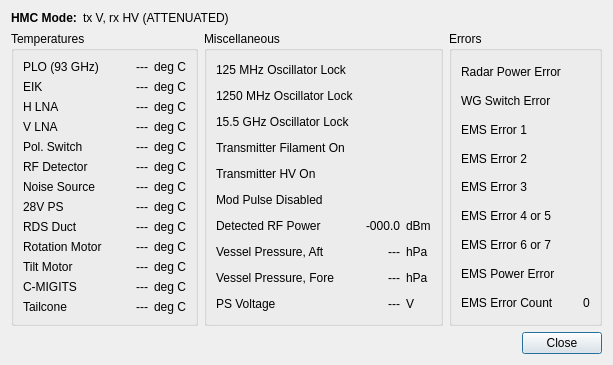
<?xml version="1.0" encoding="UTF-8"?>
<ui version="4.0">
 <class>Pmc730Details</class>
 <widget class="QDialog" name="Pmc730Details">
  <property name="geometry">
   <rect>
    <x>0</x>
    <y>0</y>
    <width>613</width>
    <height>347</height>
   </rect>
  </property>
  <property name="windowTitle">
   <string>PMC-730 Details</string>
  </property>
  <layout class="QVBoxLayout" name="verticalLayout">
   <item>
    <widget class="QWidget" name="hmcModeBox" native="true">
     <layout class="QHBoxLayout" name="horizontalLayout_2">
      <property name="margin">
       <number>0</number>
      </property>
      <item>
       <widget class="QLabel" name="hmcModeLabel">
        <property name="sizePolicy">
         <sizepolicy hsizetype="Minimum" vsizetype="Preferred">
          <horstretch>0</horstretch>
          <verstretch>0</verstretch>
         </sizepolicy>
        </property>
        <property name="text">
         <string>&lt;b&gt;HMC Mode:&lt;/b&gt;</string>
        </property>
        <property name="alignment">
         <set>Qt::AlignLeading|Qt::AlignLeft|Qt::AlignVCenter</set>
        </property>
       </widget>
      </item>
      <item>
       <widget class="QLabel" name="hmcModeValue">
        <property name="sizePolicy">
         <sizepolicy hsizetype="MinimumExpanding" vsizetype="Preferred">
          <horstretch>0</horstretch>
          <verstretch>0</verstretch>
         </sizepolicy>
        </property>
        <property name="minimumSize">
         <size>
          <width>170</width>
          <height>0</height>
         </size>
        </property>
        <property name="text">
         <string>tx V, rx HV (ATTENUATED)</string>
        </property>
        <property name="alignment">
         <set>Qt::AlignLeading|Qt::AlignLeft|Qt::AlignVCenter</set>
        </property>
       </widget>
      </item>
     </layout>
    </widget>
   </item>
   <item>
    <widget class="QWidget" name="hBox" native="true">
     <layout class="QHBoxLayout" name="horizontalLayout">
      <property name="margin">
       <number>0</number>
      </property>
      <item>
       <widget class="QGroupBox" name="tempBox">
        <property name="title">
         <string>Temperatures</string>
        </property>
        <layout class="QGridLayout" name="gridLayout_3">
         <item row="0" column="2">
          <widget class="QLabel" name="ploTempValue">
           <property name="minimumSize">
            <size>
             <width>40</width>
             <height>0</height>
            </size>
           </property>
           <property name="text">
            <string>---</string>
           </property>
           <property name="alignment">
            <set>Qt::AlignRight|Qt::AlignTrailing|Qt::AlignVCenter</set>
           </property>
          </widget>
         </item>
         <item row="10" column="1">
          <widget class="QLabel" name="rdsDuctTempLabel">
           <property name="text">
            <string>RDS Duct</string>
           </property>
           <property name="alignment">
            <set>Qt::AlignLeading|Qt::AlignLeft|Qt::AlignVCenter</set>
           </property>
          </widget>
         </item>
         <item row="4" column="1">
          <widget class="QLabel" name="vLnaTempLabel">
           <property name="text">
            <string>V LNA</string>
           </property>
           <property name="alignment">
            <set>Qt::AlignLeading|Qt::AlignLeft|Qt::AlignVCenter</set>
           </property>
          </widget>
         </item>
         <item row="6" column="1">
          <widget class="QLabel" name="polSwitchTempLabel">
           <property name="text">
            <string>Pol. Switch</string>
           </property>
           <property name="alignment">
            <set>Qt::AlignLeading|Qt::AlignLeft|Qt::AlignVCenter</set>
           </property>
          </widget>
         </item>
         <item row="7" column="1">
          <widget class="QLabel" name="rfDetectorTempLabel">
           <property name="text">
            <string>RF Detector</string>
           </property>
           <property name="alignment">
            <set>Qt::AlignLeading|Qt::AlignLeft|Qt::AlignVCenter</set>
           </property>
          </widget>
         </item>
         <item row="9" column="1">
          <widget class="QLabel" name="ps28VTempLabel">
           <property name="text">
            <string>28V PS</string>
           </property>
           <property name="alignment">
            <set>Qt::AlignLeading|Qt::AlignLeft|Qt::AlignVCenter</set>
           </property>
          </widget>
         </item>
         <item row="0" column="1">
          <widget class="QLabel" name="ploTempLabel">
           <property name="text">
            <string>PLO (93 GHz)</string>
           </property>
           <property name="alignment">
            <set>Qt::AlignLeading|Qt::AlignLeft|Qt::AlignVCenter</set>
           </property>
          </widget>
         </item>
         <item row="8" column="1">
          <widget class="QLabel" name="noiseSourceTempLabel">
           <property name="text">
            <string>Noise Source</string>
           </property>
           <property name="alignment">
            <set>Qt::AlignLeading|Qt::AlignLeft|Qt::AlignVCenter</set>
           </property>
          </widget>
         </item>
         <item row="2" column="1">
          <widget class="QLabel" name="eikTempLabel">
           <property name="text">
            <string>EIK</string>
           </property>
           <property name="alignment">
            <set>Qt::AlignLeading|Qt::AlignLeft|Qt::AlignVCenter</set>
           </property>
          </widget>
         </item>
         <item row="11" column="1">
          <widget class="QLabel" name="rotMotorTempLabel">
           <property name="text">
            <string>Rotation Motor</string>
           </property>
           <property name="alignment">
            <set>Qt::AlignLeading|Qt::AlignLeft|Qt::AlignVCenter</set>
           </property>
          </widget>
         </item>
         <item row="12" column="1">
          <widget class="QLabel" name="tiltMotorTempLabel">
           <property name="text">
            <string>Tilt Motor</string>
           </property>
           <property name="alignment">
            <set>Qt::AlignLeading|Qt::AlignLeft|Qt::AlignVCenter</set>
           </property>
          </widget>
         </item>
         <item row="13" column="1">
          <widget class="QLabel" name="cmigitsTempLabel">
           <property name="text">
            <string>C-MIGITS</string>
           </property>
           <property name="alignment">
            <set>Qt::AlignLeading|Qt::AlignLeft|Qt::AlignVCenter</set>
           </property>
          </widget>
         </item>
         <item row="14" column="1">
          <widget class="QLabel" name="tailconeTempLabel">
           <property name="text">
            <string>Tailcone</string>
           </property>
           <property name="alignment">
            <set>Qt::AlignLeading|Qt::AlignLeft|Qt::AlignVCenter</set>
           </property>
          </widget>
         </item>
         <item row="2" column="2">
          <widget class="QLabel" name="eikTempValue">
           <property name="text">
            <string>---</string>
           </property>
           <property name="alignment">
            <set>Qt::AlignRight|Qt::AlignTrailing|Qt::AlignVCenter</set>
           </property>
          </widget>
         </item>
         <item row="4" column="2">
          <widget class="QLabel" name="vLnaTempValue">
           <property name="text">
            <string>---</string>
           </property>
           <property name="alignment">
            <set>Qt::AlignRight|Qt::AlignTrailing|Qt::AlignVCenter</set>
           </property>
          </widget>
         </item>
         <item row="6" column="2">
          <widget class="QLabel" name="polSwitchTempValue">
           <property name="text">
            <string>---</string>
           </property>
           <property name="alignment">
            <set>Qt::AlignRight|Qt::AlignTrailing|Qt::AlignVCenter</set>
           </property>
          </widget>
         </item>
         <item row="7" column="2">
          <widget class="QLabel" name="rfDetectorTempValue">
           <property name="text">
            <string>---</string>
           </property>
           <property name="alignment">
            <set>Qt::AlignRight|Qt::AlignTrailing|Qt::AlignVCenter</set>
           </property>
          </widget>
         </item>
         <item row="8" column="2">
          <widget class="QLabel" name="noiseSourceTempValue">
           <property name="text">
            <string>---</string>
           </property>
           <property name="alignment">
            <set>Qt::AlignRight|Qt::AlignTrailing|Qt::AlignVCenter</set>
           </property>
          </widget>
         </item>
         <item row="9" column="2">
          <widget class="QLabel" name="ps28VTempValue">
           <property name="text">
            <string>---</string>
           </property>
           <property name="alignment">
            <set>Qt::AlignRight|Qt::AlignTrailing|Qt::AlignVCenter</set>
           </property>
          </widget>
         </item>
         <item row="10" column="2">
          <widget class="QLabel" name="rdsDuctTempValue">
           <property name="text">
            <string>---</string>
           </property>
           <property name="alignment">
            <set>Qt::AlignRight|Qt::AlignTrailing|Qt::AlignVCenter</set>
           </property>
          </widget>
         </item>
         <item row="11" column="2">
          <widget class="QLabel" name="rotMotorTempValue">
           <property name="text">
            <string>---</string>
           </property>
           <property name="alignment">
            <set>Qt::AlignRight|Qt::AlignTrailing|Qt::AlignVCenter</set>
           </property>
          </widget>
         </item>
         <item row="12" column="2">
          <widget class="QLabel" name="tiltMotorTempValue">
           <property name="text">
            <string>---</string>
           </property>
           <property name="alignment">
            <set>Qt::AlignRight|Qt::AlignTrailing|Qt::AlignVCenter</set>
           </property>
          </widget>
         </item>
         <item row="13" column="2">
          <widget class="QLabel" name="cmigitsTempValue">
           <property name="text">
            <string>---</string>
           </property>
           <property name="alignment">
            <set>Qt::AlignRight|Qt::AlignTrailing|Qt::AlignVCenter</set>
           </property>
          </widget>
         </item>
         <item row="14" column="2">
          <widget class="QLabel" name="tailconeTempValue">
           <property name="text">
            <string>---</string>
           </property>
           <property name="alignment">
            <set>Qt::AlignRight|Qt::AlignTrailing|Qt::AlignVCenter</set>
           </property>
          </widget>
         </item>
         <item row="3" column="1">
          <widget class="QLabel" name="hLnaTempLabel">
           <property name="text">
            <string>H LNA</string>
           </property>
           <property name="alignment">
            <set>Qt::AlignLeading|Qt::AlignLeft|Qt::AlignVCenter</set>
           </property>
          </widget>
         </item>
         <item row="3" column="2">
          <widget class="QLabel" name="hLnaTempValue">
           <property name="text">
            <string>---</string>
           </property>
           <property name="alignment">
            <set>Qt::AlignRight|Qt::AlignTrailing|Qt::AlignVCenter</set>
           </property>
          </widget>
         </item>
         <item row="0" column="3">
          <widget class="QLabel" name="ploTempUnits">
           <property name="text">
            <string>deg C</string>
           </property>
          </widget>
         </item>
         <item row="2" column="3">
          <widget class="QLabel" name="eikTempUnits">
           <property name="text">
            <string>deg C</string>
           </property>
          </widget>
         </item>
         <item row="3" column="3">
          <widget class="QLabel" name="hLnaTempUnits">
           <property name="text">
            <string>deg C</string>
           </property>
          </widget>
         </item>
         <item row="4" column="3">
          <widget class="QLabel" name="vLnaTempUnits">
           <property name="text">
            <string>deg C</string>
           </property>
          </widget>
         </item>
         <item row="6" column="3">
          <widget class="QLabel" name="polSwitchTempUnits">
           <property name="text">
            <string>deg C</string>
           </property>
          </widget>
         </item>
         <item row="7" column="3">
          <widget class="QLabel" name="rfDetectorTempUnits">
           <property name="text">
            <string>deg C</string>
           </property>
          </widget>
         </item>
         <item row="8" column="3">
          <widget class="QLabel" name="noiseSourceTempUnits">
           <property name="text">
            <string>deg C</string>
           </property>
          </widget>
         </item>
         <item row="9" column="3">
          <widget class="QLabel" name="ps28VTempUnits">
           <property name="text">
            <string>deg C</string>
           </property>
          </widget>
         </item>
         <item row="10" column="3">
          <widget class="QLabel" name="rdsDuctTempUnits">
           <property name="text">
            <string>deg C</string>
           </property>
          </widget>
         </item>
         <item row="11" column="3">
          <widget class="QLabel" name="rotMotorTempUnits">
           <property name="text">
            <string>deg C</string>
           </property>
          </widget>
         </item>
         <item row="12" column="3">
          <widget class="QLabel" name="tiltMotorTempUnits">
           <property name="text">
            <string>deg C</string>
           </property>
          </widget>
         </item>
         <item row="13" column="3">
          <widget class="QLabel" name="cmigitsTempUnits">
           <property name="text">
            <string>deg C</string>
           </property>
          </widget>
         </item>
         <item row="14" column="3">
          <widget class="QLabel" name="tailconeTempUnits">
           <property name="text">
            <string>deg C</string>
           </property>
          </widget>
         </item>
        </layout>
       </widget>
      </item>
      <item>
       <widget class="QGroupBox" name="miscBox">
        <property name="title">
         <string>Miscellaneous</string>
        </property>
        <layout class="QGridLayout" name="gridLayout_5">
         <item row="13" column="2">
          <widget class="QLabel" name="psVoltageLabel">
           <property name="sizePolicy">
            <sizepolicy hsizetype="MinimumExpanding" vsizetype="Preferred">
             <horstretch>0</horstretch>
             <verstretch>0</verstretch>
            </sizepolicy>
           </property>
           <property name="text">
            <string>PS Voltage</string>
           </property>
           <property name="alignment">
            <set>Qt::AlignLeading|Qt::AlignLeft|Qt::AlignVCenter</set>
           </property>
          </widget>
         </item>
         <item row="3" column="2">
          <widget class="QLabel" name="filamentOnLabel">
           <property name="text">
            <string>Transmitter Filament On</string>
           </property>
           <property name="alignment">
            <set>Qt::AlignLeading|Qt::AlignLeft|Qt::AlignVCenter</set>
           </property>
          </widget>
         </item>
         <item row="6" column="2">
          <widget class="QLabel" name="rfPowerLabel">
           <property name="sizePolicy">
            <sizepolicy hsizetype="MinimumExpanding" vsizetype="Preferred">
             <horstretch>0</horstretch>
             <verstretch>0</verstretch>
            </sizepolicy>
           </property>
           <property name="text">
            <string>Detected RF Power</string>
           </property>
           <property name="alignment">
            <set>Qt::AlignLeading|Qt::AlignLeft|Qt::AlignVCenter</set>
           </property>
          </widget>
         </item>
         <item row="0" column="3">
          <widget class="QLabel" name="locked125MHzIcon">
           <property name="sizePolicy">
            <sizepolicy hsizetype="Preferred" vsizetype="Preferred">
             <horstretch>0</horstretch>
             <verstretch>0</verstretch>
            </sizepolicy>
           </property>
           <property name="text">
            <string/>
           </property>
           <property name="pixmap">
            <pixmap resource="HcrGuiMainWindow.qrc">:/greenLED_off.png</pixmap>
           </property>
           <property name="alignment">
            <set>Qt::AlignRight|Qt::AlignTrailing|Qt::AlignVCenter</set>
           </property>
          </widget>
         </item>
         <item row="7" column="2">
          <widget class="QLabel" name="vesselPresAftLabel">
           <property name="sizePolicy">
            <sizepolicy hsizetype="MinimumExpanding" vsizetype="Preferred">
             <horstretch>0</horstretch>
             <verstretch>0</verstretch>
            </sizepolicy>
           </property>
           <property name="text">
            <string>Vessel Pressure, Aft</string>
           </property>
           <property name="alignment">
            <set>Qt::AlignLeading|Qt::AlignLeft|Qt::AlignVCenter</set>
           </property>
          </widget>
         </item>
         <item row="2" column="2">
          <widget class="QLabel" name="locked15_5GHzLabel">
           <property name="sizePolicy">
            <sizepolicy hsizetype="MinimumExpanding" vsizetype="Preferred">
             <horstretch>0</horstretch>
             <verstretch>0</verstretch>
            </sizepolicy>
           </property>
           <property name="text">
            <string>15.5 GHz Oscillator Lock</string>
           </property>
           <property name="alignment">
            <set>Qt::AlignLeading|Qt::AlignLeft|Qt::AlignVCenter</set>
           </property>
          </widget>
         </item>
         <item row="1" column="2">
          <widget class="QLabel" name="locked1250MHzLabel">
           <property name="sizePolicy">
            <sizepolicy hsizetype="MinimumExpanding" vsizetype="Preferred">
             <horstretch>0</horstretch>
             <verstretch>0</verstretch>
            </sizepolicy>
           </property>
           <property name="text">
            <string>1250 MHz Oscillator Lock</string>
           </property>
           <property name="alignment">
            <set>Qt::AlignLeading|Qt::AlignLeft|Qt::AlignVCenter</set>
           </property>
          </widget>
         </item>
         <item row="7" column="3">
          <widget class="QLabel" name="vesselPresAftValue">
           <property name="text">
            <string>---</string>
           </property>
           <property name="alignment">
            <set>Qt::AlignRight|Qt::AlignTrailing|Qt::AlignVCenter</set>
           </property>
          </widget>
         </item>
         <item row="2" column="3">
          <widget class="QLabel" name="locked15_5GHzIcon">
           <property name="text">
            <string/>
           </property>
           <property name="pixmap">
            <pixmap resource="HcrGuiMainWindow.qrc">:/greenLED_off.png</pixmap>
           </property>
           <property name="alignment">
            <set>Qt::AlignRight|Qt::AlignTrailing|Qt::AlignVCenter</set>
           </property>
          </widget>
         </item>
         <item row="6" column="3">
          <widget class="QLabel" name="rfPowerValue">
           <property name="minimumSize">
            <size>
             <width>40</width>
             <height>0</height>
            </size>
           </property>
           <property name="text">
            <string>-000.0</string>
           </property>
           <property name="alignment">
            <set>Qt::AlignRight|Qt::AlignTrailing|Qt::AlignVCenter</set>
           </property>
          </widget>
         </item>
         <item row="8" column="2">
          <widget class="QLabel" name="vesselPresForeLabel">
           <property name="sizePolicy">
            <sizepolicy hsizetype="MinimumExpanding" vsizetype="Preferred">
             <horstretch>0</horstretch>
             <verstretch>0</verstretch>
            </sizepolicy>
           </property>
           <property name="text">
            <string>Vessel Pressure, Fore</string>
           </property>
           <property name="alignment">
            <set>Qt::AlignLeading|Qt::AlignLeft|Qt::AlignVCenter</set>
           </property>
          </widget>
         </item>
         <item row="8" column="3">
          <widget class="QLabel" name="vesselPresForeValue">
           <property name="text">
            <string>---</string>
           </property>
           <property name="alignment">
            <set>Qt::AlignRight|Qt::AlignTrailing|Qt::AlignVCenter</set>
           </property>
          </widget>
         </item>
         <item row="0" column="2">
          <widget class="QLabel" name="locked125MHzLabel">
           <property name="sizePolicy">
            <sizepolicy hsizetype="MinimumExpanding" vsizetype="Preferred">
             <horstretch>0</horstretch>
             <verstretch>0</verstretch>
            </sizepolicy>
           </property>
           <property name="text">
            <string>125 MHz Oscillator Lock</string>
           </property>
           <property name="alignment">
            <set>Qt::AlignLeading|Qt::AlignLeft|Qt::AlignVCenter</set>
           </property>
          </widget>
         </item>
         <item row="13" column="3">
          <widget class="QLabel" name="psVoltageValue">
           <property name="text">
            <string>---</string>
           </property>
           <property name="alignment">
            <set>Qt::AlignRight|Qt::AlignTrailing|Qt::AlignVCenter</set>
           </property>
          </widget>
         </item>
         <item row="1" column="3">
          <widget class="QLabel" name="locked1250MHzIcon">
           <property name="text">
            <string/>
           </property>
           <property name="pixmap">
            <pixmap resource="HcrGuiMainWindow.qrc">:/greenLED_off.png</pixmap>
           </property>
           <property name="alignment">
            <set>Qt::AlignRight|Qt::AlignTrailing|Qt::AlignVCenter</set>
           </property>
          </widget>
         </item>
         <item row="4" column="2">
          <widget class="QLabel" name="hvOnLabel">
           <property name="text">
            <string>Transmitter HV On</string>
           </property>
           <property name="alignment">
            <set>Qt::AlignLeading|Qt::AlignLeft|Qt::AlignVCenter</set>
           </property>
          </widget>
         </item>
         <item row="5" column="2">
          <widget class="QLabel" name="modPulseDisabledLabel">
           <property name="text">
            <string>Mod Pulse Disabled</string>
           </property>
           <property name="alignment">
            <set>Qt::AlignLeading|Qt::AlignLeft|Qt::AlignVCenter</set>
           </property>
          </widget>
         </item>
         <item row="5" column="3">
          <widget class="QLabel" name="modPulseDisabledIcon">
           <property name="text">
            <string/>
           </property>
           <property name="pixmap">
            <pixmap resource="HcrGuiMainWindow.qrc">:/greenLED_off.png</pixmap>
           </property>
           <property name="alignment">
            <set>Qt::AlignRight|Qt::AlignTrailing|Qt::AlignVCenter</set>
           </property>
          </widget>
         </item>
         <item row="4" column="3">
          <widget class="QLabel" name="hvOnIcon">
           <property name="text">
            <string/>
           </property>
           <property name="pixmap">
            <pixmap resource="HcrGuiMainWindow.qrc">:/greenLED_off.png</pixmap>
           </property>
           <property name="alignment">
            <set>Qt::AlignRight|Qt::AlignTrailing|Qt::AlignVCenter</set>
           </property>
          </widget>
         </item>
         <item row="3" column="3">
          <widget class="QLabel" name="filamentOnIcon">
           <property name="text">
            <string/>
           </property>
           <property name="pixmap">
            <pixmap resource="HcrGuiMainWindow.qrc">:/greenLED_off.png</pixmap>
           </property>
           <property name="alignment">
            <set>Qt::AlignRight|Qt::AlignTrailing|Qt::AlignVCenter</set>
           </property>
          </widget>
         </item>
         <item row="6" column="4">
          <widget class="QLabel" name="rfPowerUnits">
           <property name="text">
            <string>dBm</string>
           </property>
          </widget>
         </item>
         <item row="7" column="4">
          <widget class="QLabel" name="vesselPresAftUnits">
           <property name="text">
            <string>hPa</string>
           </property>
          </widget>
         </item>
         <item row="8" column="4">
          <widget class="QLabel" name="vesselPresForeUnits">
           <property name="text">
            <string>hPa</string>
           </property>
          </widget>
         </item>
         <item row="13" column="4">
          <widget class="QLabel" name="label_4">
           <property name="text">
            <string>V</string>
           </property>
          </widget>
         </item>
        </layout>
       </widget>
      </item>
      <item>
       <widget class="QGroupBox" name="errorBox">
        <property name="title">
         <string>Errors</string>
        </property>
        <layout class="QGridLayout" name="gridLayout">
         <item row="0" column="2">
          <widget class="QLabel" name="radarPowerErrorLabel">
           <property name="sizePolicy">
            <sizepolicy hsizetype="MinimumExpanding" vsizetype="Preferred">
             <horstretch>0</horstretch>
             <verstretch>0</verstretch>
            </sizepolicy>
           </property>
           <property name="text">
            <string>Radar Power Error</string>
           </property>
           <property name="alignment">
            <set>Qt::AlignLeading|Qt::AlignLeft|Qt::AlignVCenter</set>
           </property>
          </widget>
         </item>
         <item row="1" column="2">
          <widget class="QLabel" name="wgSwichErrorLabel">
           <property name="sizePolicy">
            <sizepolicy hsizetype="MinimumExpanding" vsizetype="Preferred">
             <horstretch>0</horstretch>
             <verstretch>0</verstretch>
            </sizepolicy>
           </property>
           <property name="text">
            <string>WG Switch Error</string>
           </property>
           <property name="alignment">
            <set>Qt::AlignLeading|Qt::AlignLeft|Qt::AlignVCenter</set>
           </property>
          </widget>
         </item>
         <item row="3" column="2">
          <widget class="QLabel" name="emsError2Label">
           <property name="sizePolicy">
            <sizepolicy hsizetype="MinimumExpanding" vsizetype="Preferred">
             <horstretch>0</horstretch>
             <verstretch>0</verstretch>
            </sizepolicy>
           </property>
           <property name="text">
            <string>EMS Error 2</string>
           </property>
           <property name="alignment">
            <set>Qt::AlignLeading|Qt::AlignLeft|Qt::AlignVCenter</set>
           </property>
          </widget>
         </item>
         <item row="8" column="2">
          <widget class="QLabel" name="emsErrorCountLabel">
           <property name="sizePolicy">
            <sizepolicy hsizetype="MinimumExpanding" vsizetype="Preferred">
             <horstretch>0</horstretch>
             <verstretch>0</verstretch>
            </sizepolicy>
           </property>
           <property name="text">
            <string>EMS Error Count</string>
           </property>
           <property name="alignment">
            <set>Qt::AlignLeading|Qt::AlignLeft|Qt::AlignVCenter</set>
           </property>
          </widget>
         </item>
         <item row="2" column="2">
          <widget class="QLabel" name="emsError1Label">
           <property name="sizePolicy">
            <sizepolicy hsizetype="MinimumExpanding" vsizetype="Preferred">
             <horstretch>0</horstretch>
             <verstretch>0</verstretch>
            </sizepolicy>
           </property>
           <property name="text">
            <string>EMS Error 1</string>
           </property>
           <property name="alignment">
            <set>Qt::AlignLeading|Qt::AlignLeft|Qt::AlignVCenter</set>
           </property>
          </widget>
         </item>
         <item row="7" column="2">
          <widget class="QLabel" name="emsPowerErrorLabel">
           <property name="sizePolicy">
            <sizepolicy hsizetype="MinimumExpanding" vsizetype="Preferred">
             <horstretch>0</horstretch>
             <verstretch>0</verstretch>
            </sizepolicy>
           </property>
           <property name="text">
            <string>EMS Power Error</string>
           </property>
           <property name="alignment">
            <set>Qt::AlignLeading|Qt::AlignLeft|Qt::AlignVCenter</set>
           </property>
          </widget>
         </item>
         <item row="6" column="2">
          <widget class="QLabel" name="emsError6Or7Label">
           <property name="sizePolicy">
            <sizepolicy hsizetype="MinimumExpanding" vsizetype="Preferred">
             <horstretch>0</horstretch>
             <verstretch>0</verstretch>
            </sizepolicy>
           </property>
           <property name="text">
            <string>EMS Error 6 or 7</string>
           </property>
           <property name="alignment">
            <set>Qt::AlignLeading|Qt::AlignLeft|Qt::AlignVCenter</set>
           </property>
          </widget>
         </item>
         <item row="5" column="2">
          <widget class="QLabel" name="emsError4Or5Label">
           <property name="sizePolicy">
            <sizepolicy hsizetype="MinimumExpanding" vsizetype="Preferred">
             <horstretch>0</horstretch>
             <verstretch>0</verstretch>
            </sizepolicy>
           </property>
           <property name="text">
            <string>EMS Error 4 or 5</string>
           </property>
           <property name="alignment">
            <set>Qt::AlignLeading|Qt::AlignLeft|Qt::AlignVCenter</set>
           </property>
          </widget>
         </item>
         <item row="4" column="2">
          <widget class="QLabel" name="emsError3Label">
           <property name="sizePolicy">
            <sizepolicy hsizetype="MinimumExpanding" vsizetype="Preferred">
             <horstretch>0</horstretch>
             <verstretch>0</verstretch>
            </sizepolicy>
           </property>
           <property name="text">
            <string>EMS Error 3</string>
           </property>
           <property name="alignment">
            <set>Qt::AlignLeading|Qt::AlignLeft|Qt::AlignVCenter</set>
           </property>
          </widget>
         </item>
         <item row="0" column="3">
          <widget class="QLabel" name="radarPowerErrorIcon">
           <property name="sizePolicy">
            <sizepolicy hsizetype="Preferred" vsizetype="Preferred">
             <horstretch>0</horstretch>
             <verstretch>0</verstretch>
            </sizepolicy>
           </property>
           <property name="text">
            <string/>
           </property>
           <property name="pixmap">
            <pixmap resource="HcrGuiMainWindow.qrc">:/greenLED_off.png</pixmap>
           </property>
          </widget>
         </item>
         <item row="1" column="3">
          <widget class="QLabel" name="wgSwitchErrorIcon">
           <property name="sizePolicy">
            <sizepolicy hsizetype="Preferred" vsizetype="Preferred">
             <horstretch>0</horstretch>
             <verstretch>0</verstretch>
            </sizepolicy>
           </property>
           <property name="text">
            <string/>
           </property>
           <property name="pixmap">
            <pixmap resource="HcrGuiMainWindow.qrc">:/greenLED_off.png</pixmap>
           </property>
          </widget>
         </item>
         <item row="2" column="3">
          <widget class="QLabel" name="emsError1Icon">
           <property name="sizePolicy">
            <sizepolicy hsizetype="Preferred" vsizetype="Preferred">
             <horstretch>0</horstretch>
             <verstretch>0</verstretch>
            </sizepolicy>
           </property>
           <property name="text">
            <string/>
           </property>
           <property name="pixmap">
            <pixmap resource="HcrGuiMainWindow.qrc">:/greenLED_off.png</pixmap>
           </property>
          </widget>
         </item>
         <item row="3" column="3">
          <widget class="QLabel" name="emsError2Icon">
           <property name="sizePolicy">
            <sizepolicy hsizetype="Preferred" vsizetype="Preferred">
             <horstretch>0</horstretch>
             <verstretch>0</verstretch>
            </sizepolicy>
           </property>
           <property name="text">
            <string/>
           </property>
           <property name="pixmap">
            <pixmap resource="HcrGuiMainWindow.qrc">:/greenLED_off.png</pixmap>
           </property>
          </widget>
         </item>
         <item row="4" column="3">
          <widget class="QLabel" name="emsError3Icon">
           <property name="sizePolicy">
            <sizepolicy hsizetype="Preferred" vsizetype="Preferred">
             <horstretch>0</horstretch>
             <verstretch>0</verstretch>
            </sizepolicy>
           </property>
           <property name="text">
            <string/>
           </property>
           <property name="pixmap">
            <pixmap resource="HcrGuiMainWindow.qrc">:/greenLED_off.png</pixmap>
           </property>
          </widget>
         </item>
         <item row="5" column="3">
          <widget class="QLabel" name="emsError4Or5Icon">
           <property name="sizePolicy">
            <sizepolicy hsizetype="Preferred" vsizetype="Preferred">
             <horstretch>0</horstretch>
             <verstretch>0</verstretch>
            </sizepolicy>
           </property>
           <property name="text">
            <string/>
           </property>
           <property name="pixmap">
            <pixmap resource="HcrGuiMainWindow.qrc">:/greenLED_off.png</pixmap>
           </property>
          </widget>
         </item>
         <item row="6" column="3">
          <widget class="QLabel" name="emsError6Or7Icon">
           <property name="sizePolicy">
            <sizepolicy hsizetype="Preferred" vsizetype="Preferred">
             <horstretch>0</horstretch>
             <verstretch>0</verstretch>
            </sizepolicy>
           </property>
           <property name="text">
            <string/>
           </property>
           <property name="pixmap">
            <pixmap resource="HcrGuiMainWindow.qrc">:/greenLED_off.png</pixmap>
           </property>
          </widget>
         </item>
         <item row="7" column="3">
          <widget class="QLabel" name="emsPowerErrorIcon">
           <property name="sizePolicy">
            <sizepolicy hsizetype="Preferred" vsizetype="Preferred">
             <horstretch>0</horstretch>
             <verstretch>0</verstretch>
            </sizepolicy>
           </property>
           <property name="text">
            <string/>
           </property>
           <property name="pixmap">
            <pixmap resource="HcrGuiMainWindow.qrc">:/greenLED_off.png</pixmap>
           </property>
          </widget>
         </item>
         <item row="8" column="3">
          <widget class="QLabel" name="emsErrorCountValue">
           <property name="sizePolicy">
            <sizepolicy hsizetype="Preferred" vsizetype="Preferred">
             <horstretch>0</horstretch>
             <verstretch>0</verstretch>
            </sizepolicy>
           </property>
           <property name="text">
            <string>0</string>
           </property>
          </widget>
         </item>
        </layout>
       </widget>
      </item>
     </layout>
    </widget>
   </item>
   <item>
    <widget class="QDialogButtonBox" name="buttonBox">
     <property name="orientation">
      <enum>Qt::Horizontal</enum>
     </property>
     <property name="standardButtons">
      <set>QDialogButtonBox::Close</set>
     </property>
    </widget>
   </item>
  </layout>
 </widget>
 <resources>
  <include location="HcrGuiMainWindow.qrc"/>
  <include location="HcrGuiMainWindow.qrc"/>
 </resources>
 <connections>
  <connection>
   <sender>buttonBox</sender>
   <signal>accepted()</signal>
   <receiver>Pmc730Details</receiver>
   <slot>accept()</slot>
   <hints>
    <hint type="sourcelabel">
     <x>248</x>
     <y>254</y>
    </hint>
    <hint type="destinationlabel">
     <x>157</x>
     <y>274</y>
    </hint>
   </hints>
  </connection>
  <connection>
   <sender>buttonBox</sender>
   <signal>rejected()</signal>
   <receiver>Pmc730Details</receiver>
   <slot>reject()</slot>
   <hints>
    <hint type="sourcelabel">
     <x>316</x>
     <y>260</y>
    </hint>
    <hint type="destinationlabel">
     <x>286</x>
     <y>274</y>
    </hint>
   </hints>
  </connection>
 </connections>
</ui>
